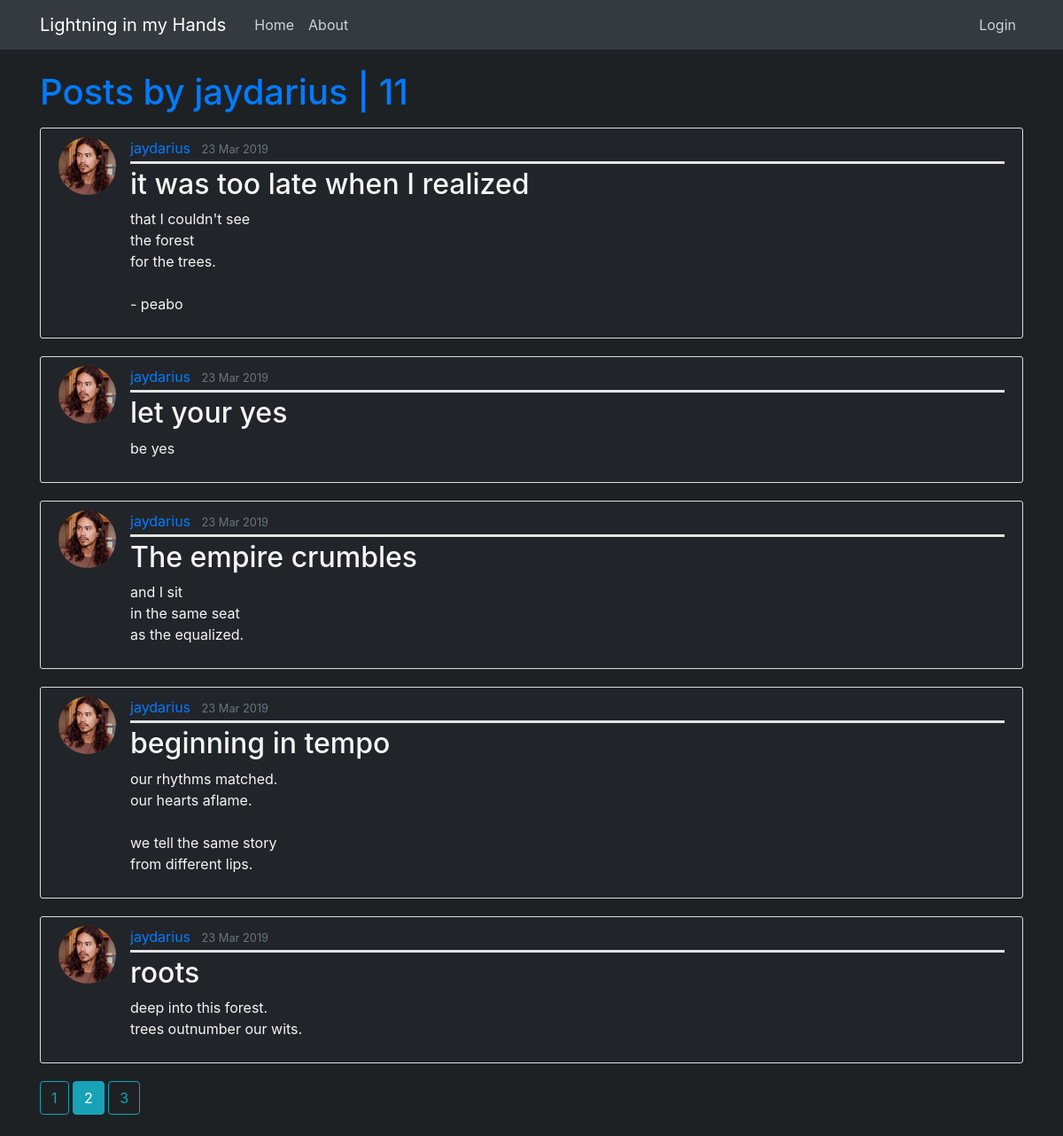
Page /user/jaydarius?page=2 on the committed database.
### lightning_flask/models.py (models this page shows, shortened)
class User(db.Model, UserMixin):
    id = db.Column(db.Integer, primary_key=True)
    username = db.Column(db.String(20), unique=True, nullable=False)
    email = db.Column(db.String(120), unique=True, nullable=False)
    image_file = db.Column(db.String(20), nullable=False, default='default.jpg')
    password = db.Column(db.String(60), nullable=False)
    posts = db.relationship('Post', backref='author', lazy=True)

class Post(db.Model):
    id = db.Column(db.Integer, primary_key=True)
    title = db.Column(db.String(100), nullable=False)
    date_posted = db.Column(db.DateTime, nullable=False, default=datetime.utcnow)
    content = db.Column(db.Text, nullable=False)
    user_id = db.Column(db.Integer, db.ForeignKey('user.id'), nullable=False)

### lightning_flask/users/routes.py (the view)
@users.route("/user/<string:username>")
def user_posts(username):
    page = request.args.get('page', 1, type=int)  # what ever is after the `?` in the URL
    user = User.query.filter_by(username=username).first_or_404()
    posts = Post.query.filter_by(author=user)\
        .order_by(Post.date_posted.desc())\
        .paginate(page=page, per_page=5)
    return render_template('user_posts.html', posts=posts, user=user)

### lightning_flask/templates/user_posts.html
{% extends "layout.html" %}
{% block content %}
<h1 class="mb-3">Posts by {{ user.username }} | {{ posts.total }}</h1>
    {% for post in posts.items %}
        <article class="media content-section">
          <img class="rounded-circle article-img" src="{{ url_for('static', filename='profile_pics/' + post.author.image_file) }}">
          <div class="media-body">
            <div class="article-metadata">
              <a class="mr-2" href="{{ url_for('users.user_posts', username=post.author.username) }}">{{ post.author.username }}</a>
              <small class="text-muted">{{ post.date_posted.strftime('%d %b %Y') }}</small>
            </div>
            <h2><a class="article-title" href="{{ url_for('posts.post', post_id=post.id) }}">{{ post.title }}</a></h2>
            <p class="article-content">{{ post.content }}</p>
          </div>
        </article>
    {% endfor %}
    {% for page_num in posts.iter_pages(left_edge=1, right_edge=1, left_current=1, right_current=2) %}
        {% if page_num %}
            {% if posts.page == page_num %}
              <a class="btn btn-info mb-4" href="{{ url_for('users.user_posts', username=user.username, page=page_num) }}">{{ page_num }}</a>
            {% else %}
              <a class="btn btn-outline-info mb-4" href="{{ url_for('users.user_posts', username=user.username, page=page_num) }}">{{ page_num }}</a>
            {% endif %}
        {% else %}
        ...
        {% endif %}
    {% endfor %}
{% endblock content %}

### lightning_flask/static/dev-main.css (style rules this page uses)
body { background: #1d2124; color: #333333; margin-top: 5rem; }
h1, h2, h3, h4, h5, h6 { color: #007bff; }
p { color: whitesmoke; }
.content-section { background: #212529; padding: 10px 20px; border: 1px solid #dddddd; border-radius: 3px; margin-bottom: 20px; }
.article-title { color: whitesmoke; }
.article-content { white-space: pre-line; }
.article-img { height: 65px; width: 65px; margin-right: 16px; }
.article-metadata { padding-bottom: 3px; margin-bottom: 4px; border-bottom: 3px solid #e3e3e3 }

### rows in the picture
User: username "jaydarius"
Post: image_file (picture), author.username "jaydarius", date_posted "23 Mar 2019", title "it was too late when I realized", content "that I couldn't see the forest for the trees. - peabo"
Post: image_file (picture), author.username "jaydarius", date_posted "23 Mar 2019", title "let your yes", content "be yes"
Post: image_file (picture), author.username "jaydarius", date_posted "23 Mar 2019", title "The empire crumbles", content "and I sit in the same seat as the equalized."
Post: image_file (picture), author.username "jaydarius", date_posted "23 Mar 2019", title "beginning in tempo", content "our rhythms matched. our hearts aflame. we tell the same story from different lips."
Post: image_file (picture), author.username "jaydarius", date_posted "23 Mar 2019", title "roots", content "deep into this forest. trees outnumber our wits."

### other values in the picture
{{ posts.total }} "11"
{{ page_num }} "1" "3"
{{ page_num }} "2"
